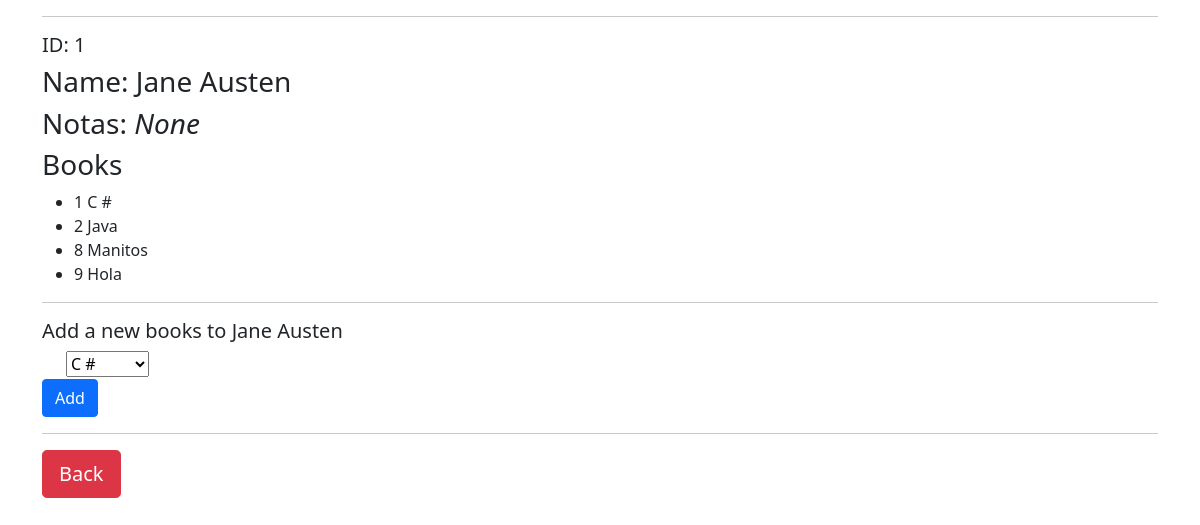
Page /author/1 on the committed database.
### books_authors_app/models.py (models this page shows)
class Publisher(models.Model):
    first_name = models.CharField(max_length=255)
    last_name = models.CharField(max_length=255)
    notas = models.TextField(null=True)
    books = models.ManyToManyField(Book, related_name="publishers")
    created_at = models.DateTimeField(auto_now_add=True)
    updated_at = models.DateTimeField(auto_now=True)

class Book(models.Model):
    title = models.CharField(max_length=255)
    description = models.TextField()
    created_at = models.DateTimeField(auto_now_add=True)
    updated_at = models.DateTimeField(auto_now=True)

### books_authors_app/views.py (the view)
# urls.py: path('author/<int:num>', views.author),
def author(request, num):
    author = Publisher.objects.get(id=num)
    context={
        'author': author,
        'books': author.books.all(),
        'allbooks': Book.objects.all(),
    }
    return render(request,'autor.html', context)

### books_authors_app/templates/autor.html (shortened to what this page needs)
<!DOCTYPE html>
<html lang="en">
    <head>
        <link href="https://cdn.jsdelivr.net/npm/bootstrap@5.0.1/dist/css/bootstrap.min.css" rel="stylesheet"
>
    </head>
    <body>
        <div class="container">
            <hr>
            <h5>ID: {{ author.id }}</h5>
            <h3>Name: {{ author.first_name }} {{ author.last_name }} </h3>
            <h3>Notas: <i>{{ author.notas }}</i></h3>
            <h3>Books</h3>
                <ul>
                    {% for book in books %}
                    <li> {{ book.id }} {{ book.title}} </li>
                    {% endfor %}
                </ul>
                <hr>
            <form action="/authors/{{ author.id }}/update" method="post">
                <h5>Add a new books to {{ author.first_name }} {{author.last_name}} </h5>
                <div class="form-check">
                    <select name="addbook" id="addbook">
                        {% for book in allbooks %}
                        <option value="{{book.id}}"> {{ book.title }} </option>
                        {% endfor %}
                    </select>
                </div>
                <button type="submit" class="btn btn-primary">Add</button>
                <hr>
                <div><a href="/authors"><button type="button" class="btn btn-danger btn-lg">Back</button></a></div>
        </div>
    </body>
</html>

### rows in the picture
Publisher: id "1", first_name "Jane", last_name "Austen", notas "None"
Book: id "1", title "C #"
Book: id "2", title "Java"
Book: id "8", title "Manitos"
Book: id "9", title "Hola"

### other values in the picture
form field addbook "C #"
